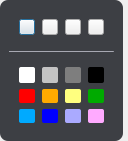
<?xml version="1.0" encoding="UTF-8"?>
<ui version="4.0">
 <class>STWBPenStylePanelClass</class>
 <widget class="QDialog" name="STWBPenStylePanelClass">
  <property name="geometry">
   <rect>
    <x>0</x>
    <y>0</y>
    <width>128</width>
    <height>141</height>
   </rect>
  </property>
  <property name="windowTitle">
   <string>STWBPenStylePanel</string>
  </property>
  <property name="styleSheet">
   <string notr="true"/>
  </property>
  <layout class="QHBoxLayout" name="horizontalLayout_2">
   <property name="spacing">
    <number>0</number>
   </property>
   <property name="leftMargin">
    <number>0</number>
   </property>
   <property name="topMargin">
    <number>0</number>
   </property>
   <property name="rightMargin">
    <number>0</number>
   </property>
   <property name="bottomMargin">
    <number>0</number>
   </property>
   <item>
    <widget class="QWidget" name="widMain" native="true">
     <property name="styleSheet">
      <string notr="true">QWidget#widMain{background-color:rgb(61,63,68);border-radius:8px;}</string>
     </property>
     <layout class="QVBoxLayout" name="verticalLayout_2">
      <item>
       <widget class="QWidget" name="widget" native="true">
        <layout class="QHBoxLayout" name="horizontalLayout">
         <item>
          <widget class="QPushButton" name="pb1">
           <property name="minimumSize">
            <size>
             <width>16</width>
             <height>16</height>
            </size>
           </property>
           <property name="maximumSize">
            <size>
             <width>16</width>
             <height>16</height>
            </size>
           </property>
           <property name="styleSheet">
            <string notr="true">border-image: url(:/SoftTerminal/images/1.png);</string>
           </property>
           <property name="text">
            <string/>
           </property>
          </widget>
         </item>
         <item>
          <widget class="QPushButton" name="pb2">
           <property name="minimumSize">
            <size>
             <width>16</width>
             <height>16</height>
            </size>
           </property>
           <property name="maximumSize">
            <size>
             <width>16</width>
             <height>16</height>
            </size>
           </property>
           <property name="styleSheet">
            <string notr="true">border-image: url(:/SoftTerminal/images/2.png);</string>
           </property>
           <property name="text">
            <string/>
           </property>
          </widget>
         </item>
         <item>
          <widget class="QPushButton" name="pb3">
           <property name="minimumSize">
            <size>
             <width>16</width>
             <height>16</height>
            </size>
           </property>
           <property name="maximumSize">
            <size>
             <width>16</width>
             <height>16</height>
            </size>
           </property>
           <property name="styleSheet">
            <string notr="true">border-image: url(:/SoftTerminal/images/3.png);</string>
           </property>
           <property name="text">
            <string/>
           </property>
          </widget>
         </item>
         <item>
          <widget class="QPushButton" name="pb4">
           <property name="minimumSize">
            <size>
             <width>16</width>
             <height>16</height>
            </size>
           </property>
           <property name="maximumSize">
            <size>
             <width>16</width>
             <height>16</height>
            </size>
           </property>
           <property name="styleSheet">
            <string notr="true">border-image: url(:/SoftTerminal/images/4.png);</string>
           </property>
           <property name="text">
            <string/>
           </property>
          </widget>
         </item>
        </layout>
       </widget>
      </item>
      <item>
       <widget class="Line" name="line">
        <property name="minimumSize">
         <size>
          <width>0</width>
          <height>1</height>
         </size>
        </property>
        <property name="maximumSize">
         <size>
          <width>16777215</width>
          <height>1</height>
         </size>
        </property>
        <property name="styleSheet">
         <string notr="true">background-color: rgb(145, 146, 155);</string>
        </property>
        <property name="frameShadow">
         <enum>QFrame::Sunken</enum>
        </property>
        <property name="orientation">
         <enum>Qt::Horizontal</enum>
        </property>
       </widget>
      </item>
      <item>
       <widget class="QWidget" name="widget_2" native="true">
        <layout class="QGridLayout" name="gridLayout" rowstretch="0,0,0" columnstretch="0,0,0,0">
         <item row="0" column="1">
          <widget class="QLabel" name="lblLightgray">
           <property name="minimumSize">
            <size>
             <width>16</width>
             <height>16</height>
            </size>
           </property>
           <property name="maximumSize">
            <size>
             <width>16</width>
             <height>16</height>
            </size>
           </property>
           <property name="styleSheet">
            <string notr="true">background-color: rgb(195, 195, 195);
border-radius:2px;</string>
           </property>
           <property name="text">
            <string/>
           </property>
          </widget>
         </item>
         <item row="1" column="1">
          <widget class="QLabel" name="lblOrange">
           <property name="maximumSize">
            <size>
             <width>16</width>
             <height>16</height>
            </size>
           </property>
           <property name="styleSheet">
            <string notr="true">background-color: rgb(255, 170, 0);
border-radius:2px;</string>
           </property>
           <property name="text">
            <string/>
           </property>
          </widget>
         </item>
         <item row="1" column="0">
          <widget class="QLabel" name="lblRed">
           <property name="maximumSize">
            <size>
             <width>16</width>
             <height>16</height>
            </size>
           </property>
           <property name="styleSheet">
            <string notr="true">background-color: rgb(255, 0, 0);
border-radius:2px;</string>
           </property>
           <property name="text">
            <string/>
           </property>
          </widget>
         </item>
         <item row="0" column="2">
          <widget class="QLabel" name="lblGray">
           <property name="minimumSize">
            <size>
             <width>16</width>
             <height>16</height>
            </size>
           </property>
           <property name="maximumSize">
            <size>
             <width>16</width>
             <height>16</height>
            </size>
           </property>
           <property name="styleSheet">
            <string notr="true">background-color: rgb(126, 126, 126);
border-radius:2px;</string>
           </property>
           <property name="text">
            <string/>
           </property>
          </widget>
         </item>
         <item row="0" column="3">
          <widget class="QLabel" name="lblBlack">
           <property name="minimumSize">
            <size>
             <width>16</width>
             <height>16</height>
            </size>
           </property>
           <property name="maximumSize">
            <size>
             <width>16</width>
             <height>16</height>
            </size>
           </property>
           <property name="styleSheet">
            <string notr="true">background-color: rgb(0, 0, 0);
border-radius:2px;</string>
           </property>
           <property name="text">
            <string/>
           </property>
          </widget>
         </item>
         <item row="2" column="1">
          <widget class="QLabel" name="lblBlue">
           <property name="maximumSize">
            <size>
             <width>16</width>
             <height>16</height>
            </size>
           </property>
           <property name="styleSheet">
            <string notr="true">background-color: rgb(0, 0, 255);
border-radius:2px;</string>
           </property>
           <property name="text">
            <string/>
           </property>
          </widget>
         </item>
         <item row="2" column="0">
          <widget class="QLabel" name="lblSkyblue">
           <property name="maximumSize">
            <size>
             <width>16</width>
             <height>16</height>
            </size>
           </property>
           <property name="styleSheet">
            <string notr="true">background-color: rgb(0, 170, 255);
border-radius:2px;</string>
           </property>
           <property name="text">
            <string/>
           </property>
          </widget>
         </item>
         <item row="0" column="0">
          <widget class="QLabel" name="lblWhite">
           <property name="maximumSize">
            <size>
             <width>16</width>
             <height>16</height>
            </size>
           </property>
           <property name="styleSheet">
            <string notr="true">background-color: rgb(255, 255, 255);
border-radius:2px;</string>
           </property>
           <property name="text">
            <string/>
           </property>
          </widget>
         </item>
         <item row="1" column="2">
          <widget class="QLabel" name="lblYellow">
           <property name="maximumSize">
            <size>
             <width>16</width>
             <height>16</height>
            </size>
           </property>
           <property name="styleSheet">
            <string notr="true">background-color: rgb(255, 255, 127);
border-radius:2px;</string>
           </property>
           <property name="text">
            <string/>
           </property>
          </widget>
         </item>
         <item row="1" column="3">
          <widget class="QLabel" name="lblGreen">
           <property name="maximumSize">
            <size>
             <width>16</width>
             <height>16</height>
            </size>
           </property>
           <property name="styleSheet">
            <string notr="true">background-color: rgb(0, 170, 0);
border-radius:2px;</string>
           </property>
           <property name="text">
            <string/>
           </property>
          </widget>
         </item>
         <item row="2" column="2">
          <widget class="QLabel" name="lblPurple">
           <property name="maximumSize">
            <size>
             <width>16</width>
             <height>16</height>
            </size>
           </property>
           <property name="styleSheet">
            <string notr="true">background-color: rgb(170, 170, 255);
border-radius:2px;</string>
           </property>
           <property name="text">
            <string/>
           </property>
          </widget>
         </item>
         <item row="2" column="3">
          <widget class="QLabel" name="lblPink">
           <property name="maximumSize">
            <size>
             <width>16</width>
             <height>16</height>
            </size>
           </property>
           <property name="styleSheet">
            <string notr="true">background-color: rgb(255, 170, 255);
border-radius:2px;</string>
           </property>
           <property name="text">
            <string/>
           </property>
          </widget>
         </item>
        </layout>
       </widget>
      </item>
     </layout>
    </widget>
   </item>
   <item>
    <widget class="QWidget" name="widSplit" native="true">
     <property name="maximumSize">
      <size>
       <width>5</width>
       <height>16777215</height>
      </size>
     </property>
    </widget>
   </item>
  </layout>
 </widget>
 <resources>
  <include location="../res/softterminal.qrc"/>
 </resources>
 <connections/>
</ui>
